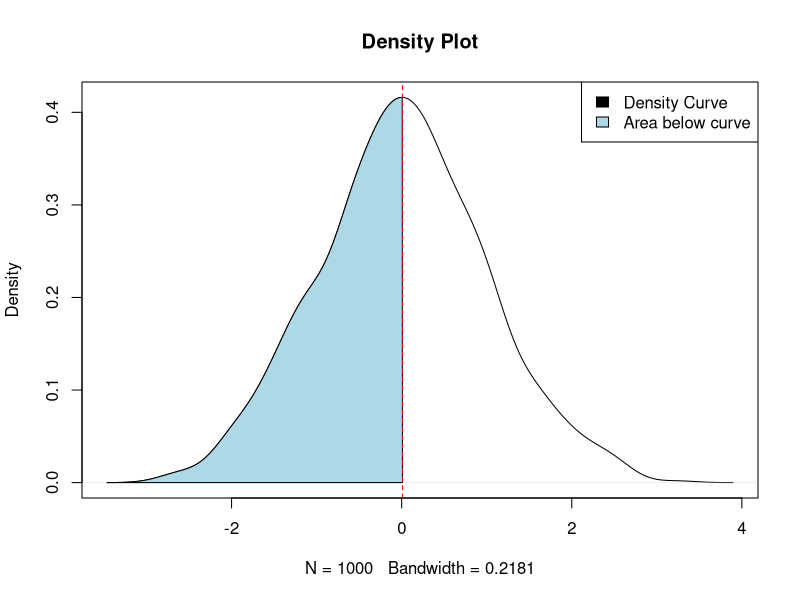

Generate this figure with R:
# Generate some example data
set.seed(123)
data <- rnorm(1000)

# Create a density plot
density_plot <- density(data)

# Plot the density curve
plot(density_plot, main = "Density Plot")

# Find the median
median_value <- median(data)

# Create x and y coordinates for the polygon
x_polygon <- c(density_plot$x[which(density_plot$x <= median_value)], median_value)
y_polygon <- c(density_plot$y[which(density_plot$x <= median_value)], 0)

# Add a filled polygon below the curve up to the median
polygon(x_polygon, y_polygon, col = "lightblue")

# Add a vertical line at the median
abline(v = median_value, col = "red", lty = 2)

# Add legend
legend("topright", legend = c("Density Curve", "Area below curve"), fill = c("black", "lightblue"))
